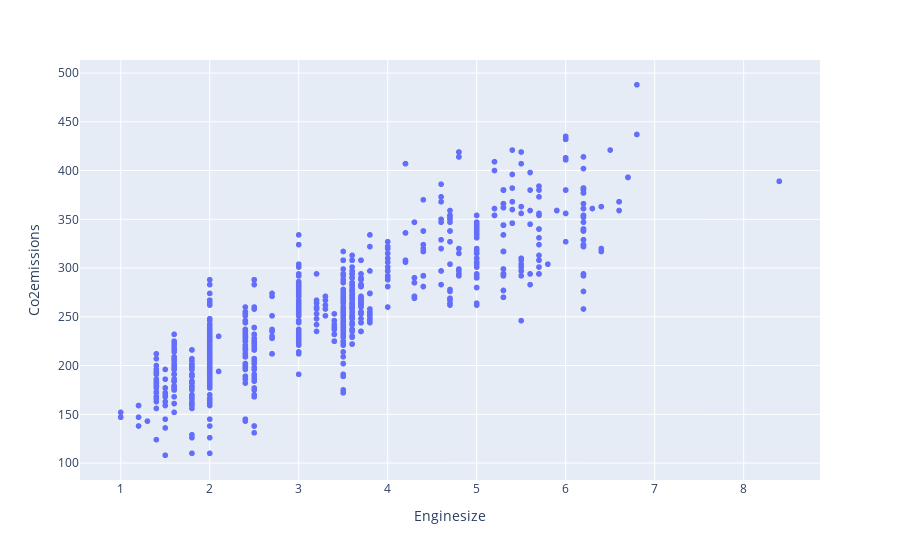

Notebook code for this chart:
### Markdown cell above
Using plotly express to quickly plot the visulize the cdf dataset

### Code cell
px.scatter(x=cdf.ENGINESIZE,y=cdf.CO2EMISSIONS,
           labels=dict(x='Enginesize',y='Co2emissions'))

### Figure 1 — Plotly figure (JSON) as saved in the notebook; plotly's stock layout.template omitted (floating-point values rounded to 4 significant figures; data arrays with more than 128 entries replaced by an {"elided": "..."} marker saying what was removed)
{"data": [{"hovertemplate": "Enginesize=%{x}<br>Co2emissions=%{y}<extra></extra>", "legendgroup": "", "marker": {"color": "#636efa", "symbol": "circle"}, "mode": "markers", "name": "", "showlegend": false, "type": "scattergl", "x": {"elided": "1067 float values"}, "xaxis": "x", "y": {"elided": "1067 int values"}, "yaxis": "y"}], "layout": {"legend": {"tracegroupgap": 0}, "margin": {"t": 60}, "xaxis": {"anchor": "y", "domain": [0, 1], "title": {"text": "Enginesize"}}, "yaxis": {"anchor": "x", "domain": [0, 1], "title": {"text": "Co2emissions"}}}}
